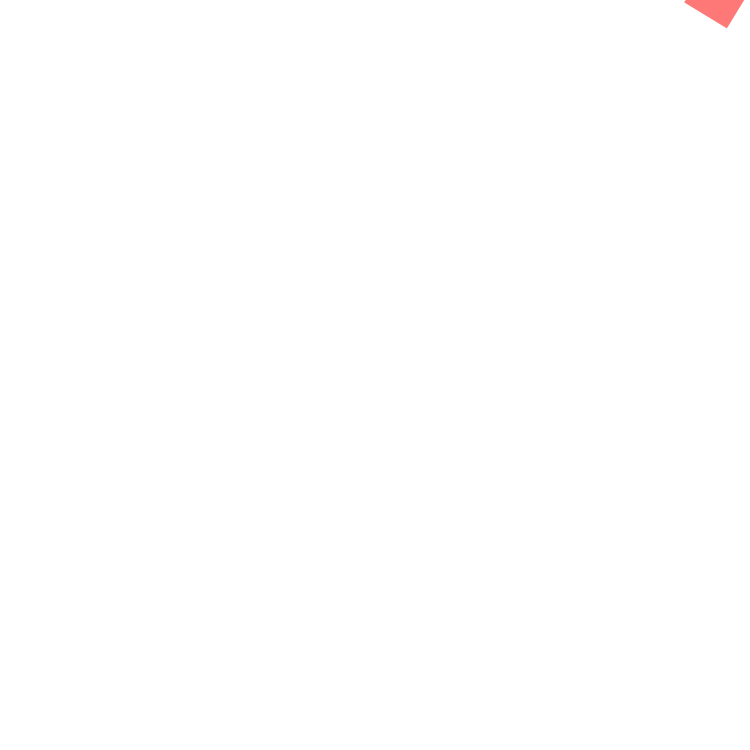
Frame 1 (no input)
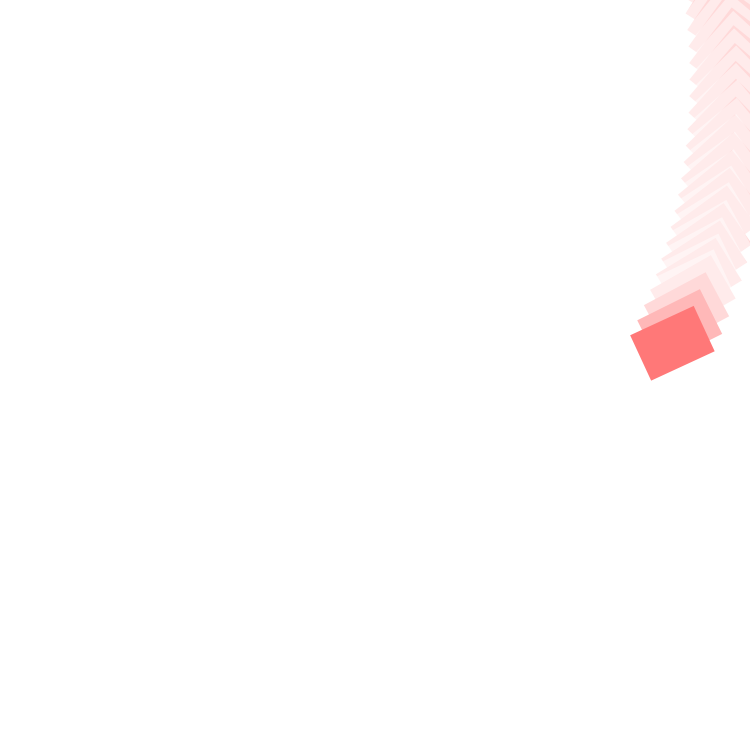
Frame 60 (the mouse pressed at the canvas centre just before this capture)
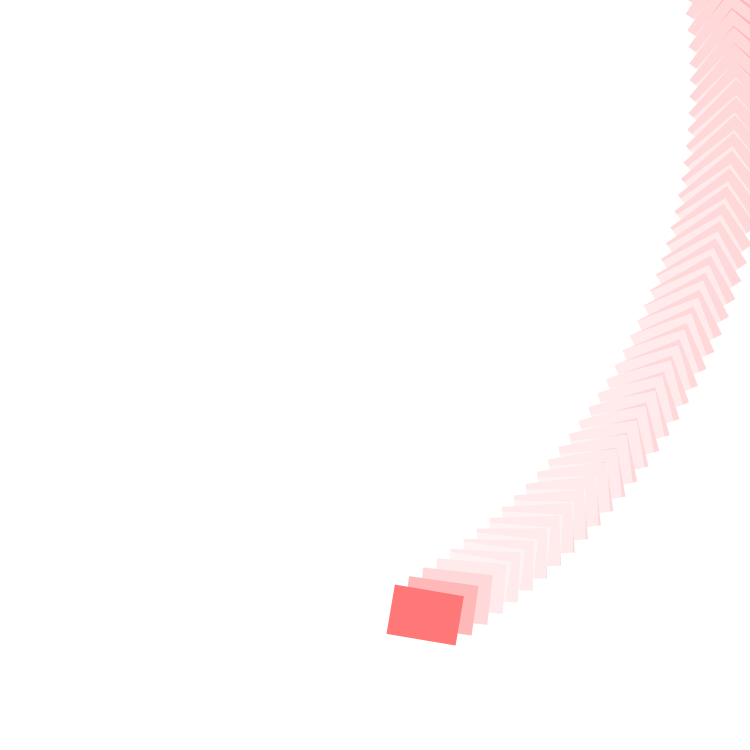
Frame 120 (the mouse held since frame 60 and released just before this capture)

The Processing sketch that drew these frames (run headless with seeded random() and noise(); from frame 60 on, the mouse is pressed at the canvas centre):

// Processing sketch: processing_25356
// ── processing_25356.pde

float angle =650;

void setup () {
  size(750,750);
  smooth();
}

void draw() {


 fill (255, 0, 0);
  translate(50,50);
  rect(0, 5, 70, 30);
 

  background (255);
  stroke (255,120);
  translate(60,30);
  //rotation movement
  rotate(angle);
  //speed
  angle += 0.01;

//drawing 85 rect, it will start at zero, then up to zero
// ++ it adds one, means -> i + 1
  for (int i=0; i<85; i ++) {
    strokeWeight (i);
    
    //how many times the rect is rotated, ie. PI divided by 110
    rotate (PI/110);
    //placement of the object
    rect (365,450,70,50);
  }
  
  
}
